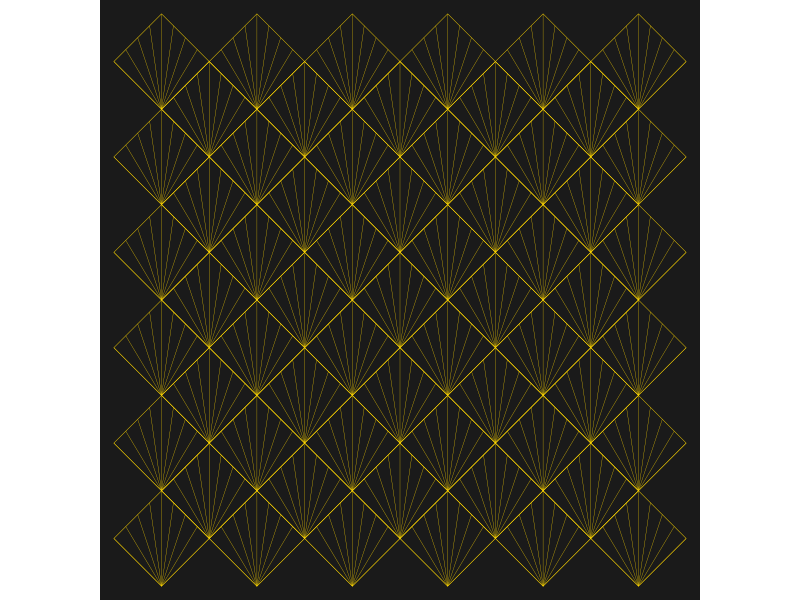

The R script that drew this image: (Note: this script raises an error after producing the figure.)
library(ggplot2)

x_vec <- seq(0,5)
y_vec <- seq(0,5)
params_vec <- expand.grid(x_vec, y_vec)

x_vec2 <- seq(0.5, 4.5, 1)
y_vec2 <- seq(0.5, 4.5, 1)
params_vec2 <- expand.grid(x_vec2, y_vec2)

params <- rbind(params_vec, params_vec2)

plot_data <- data.frame(x = c(), y = c(), group = c())
plot_lines <- data.frame(x = c(), y = c(), group = c())

for (i in 1:nrow(params)) {
  x <- params[i,1]
  y <- params[i,2]
  plot_data <- rbind(plot_data,
                     data.frame(x = c(x, x+0.5, x, x-0.5, x),
                          y = c(y, y+0.5, y+1, y+0.5, y),
                          group = i))
  a <- seq(x-0.5, x+0.5, 0.125)
  b <- rep(x, 9)
  x_v <- c(rbind(a, b))
  c <- c(seq(y+0.5, y+1, by = 0.125), seq(y+0.875, y+0.5, by = -0.125))
  d <- rep(y, 9)
  y_v <- c(rbind(c, d))
  group <- rep(paste0(1:9,"_",i), each = 2)
  plot_lines <- rbind(plot_lines,
                      data.frame(x = x_v,
                                 y = y_v,
                                 group = group))
}

ggplot() +
  geom_path(data = plot_lines,
            aes(x = x, y = y, group = group),
            colour = "gold",
            linewidth = 0.1) +
  geom_polygon(data = plot_data,
               aes(x = x, y = y, group = group),
               colour = "gold",
               fill = "transparent",
               linewidth = 0.15) +
  coord_fixed(expand = FALSE) +
  theme_void() +
  theme(plot.background = element_rect(fill = "grey10", colour = "grey10"),
        panel.background = element_rect(fill = "grey10", colour = "grey10"),
        legend.position = "none",
        plot.margin = margin(10,10,10,10))

ggplot2::ggsave(filename = "2023/art/20_art_deco.png",
                width = 600,
                height = 600,
                unit = "px")
